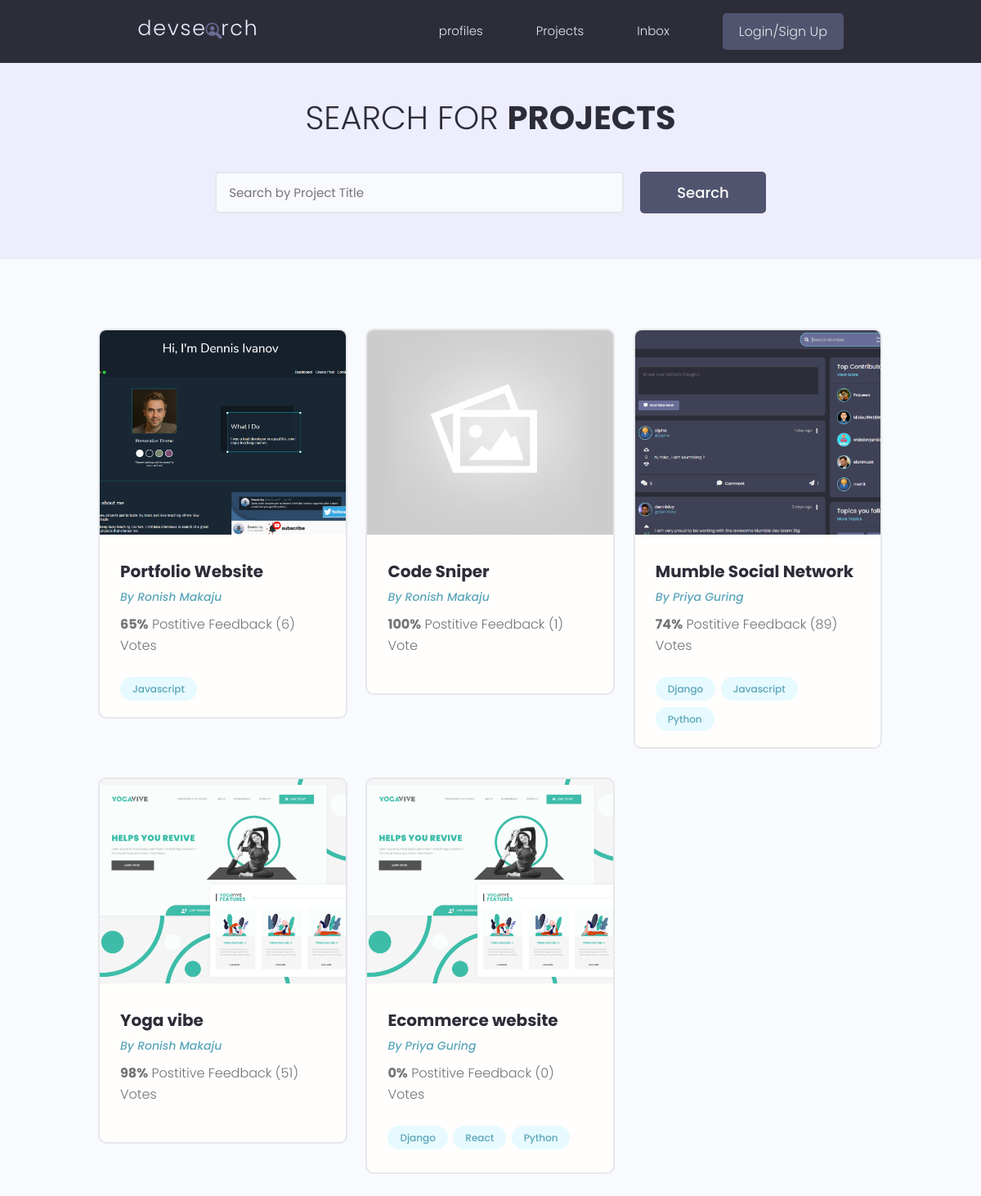
/projects/, run on the app's committed database.
### projects/models.py (models this page shows, shortened)
class Project(models.Model):
    owner = models.ForeignKey(Profile, null=True, blank=True, on_delete=models.SET_NULL)
    title = models.CharField(max_length=200)
    description = models.TextField(null=True, blank=True)
    featured_image = models.ImageField(null=True, blank=True, default="default.jpg")
    demo_link = models.CharField(max_length=2000, blank=True, null=True)
    source_link = models.CharField(max_length=2000, null=True, blank=True)
    tags = models.ManyToManyField(
        "Tag", blank=True
    )  # tag class mathi bhako bhaye cotes chai daina
    vote_total = models.IntegerField(default=0, null=True, blank=True)
    vote_ratio = models.IntegerField(default=0, null=True, blank=True)
    created = models.DateTimeField(auto_now_add=True)
    id = models.UUIDField(
        default=uuid.uuid4, unique=True, primary_key=True, editable=False
    )

class Tag(models.Model):
    name = models.CharField(max_length=400)
    created = models.DateTimeField(auto_now_add=True)
    id = models.UUIDField(
        default=uuid.uuid4, unique=True, primary_key=True, editable=False
    )
    def __str__(self):
        return self.name

### users/models.py (models this page shows, shortened)
class Profile(models.Model):
    user = models.OneToOneField(User, on_delete=models.CASCADE, null=True, blank=True)
    name = models.CharField(max_length=200, blank=True, null=True)
    username = models.CharField(max_length=200, blank=True, null=True)
    location = models.CharField(max_length=200, blank=True, null=True)
    email = models.EmailField(max_length=500, blank=True, null=True)
    short_intro = models.CharField(max_length=200, blank=True, null=True)
    bio = models.TextField(blank=True, null=True)
    profile_image = models.ImageField(
        null=True,
        blank=True,
        upload_to="profiles/",
        default="profiles/user-default.png",
    )
    Social_github = models.CharField(max_length=200, blank=True, null=True)
    Social_twitter = models.CharField(max_length=200, blank=True, null=True)
    Social_linkedin = models.CharField(max_length=200, blank=True, null=True)
    Social_youtube = models.CharField(max_length=200, blank=True, null=True)
    Social_website = models.CharField(max_length=200, blank=True, null=True)
    id = models.UUIDField(
        default=uuid.uuid4, unique=True, primary_key=True, editable=False
    )
    created = models.DateTimeField(auto_now_add=True)

### projects/views.py (the view)
# urls.py: path("projects/", include("projects.urls")),
def projects(request):
    projects, search_query = searchProjects(request)
    context = {"projectsList": projects, "search_query": search_query}
    return render(request, "projects/projects.html", context)

### projects/utils.py (called while the page is built)
def searchProjects(request):
    search_query = ""
    if request.GET.get("text"):
        search_query = request.GET.get("text")
    projects = Project.objects.distinct().filter(
        Q(title__icontains=search_query)
        | Q(owner__name__icontains=search_query)
        | Q(description__icontains=search_query)
        | Q(tags__name__icontains=search_query)
    )
    return projects, search_query

### projects/templates/projects/projects.html (shortened to what this page needs)
{% extends 'main.html'%}
{% block content%}
<main class="projects">
    <section class="hero-section text-center">
        <div class="container container--narrow">
            <div class="hero-section__box">
                <h2>Search for <span>Projects</span></h2>
            </div>
            <div class="hero-section__search">
                <form class="form" action="{% url 'projects'%}" method="get">
                    <div class="form__field">
                        <input class="input input--text" id="formInput#search" type="text" name="text"
                            value="{{search_query}}" placeholder="Search by Project Title" />
                    </div>
                    <input class="btn btn--sub btn--lg" type="submit" value="Search" />
                </form>
            </div>
        </div>
    </section>
    <section class="projectsList">
        <div class="container">
            <div class="grid grid--three">
                {% for projectsList in projectsList%}
                <div class="column">
                    <div class="card project">
                        <a href="{%url 'project' projectsList.id%}" class="project">
                            <img class="project__thumbnail" src="{{projectsList.featured_image.url}}"
                                alt="project thumbnail" />
                            <div class="card__body">
                                <h3 class="project__title">{{projectsList.title}}</h3>
                                <p><a class="project__author" href="{%url 'user-profile' projectsList.owner.id %}">By
                                        {{projectsList.owner.name}}</a></p>
                                <p class="project--rating">
                                    <span style="font-weight: bold;">{{projectsList.vote_ratio}}%</span> Postitive
                                    Feedback ({{projectsList.vote_total}}) Vote{{projectsList.vote_total|pluralize:"s"}}
                                </p>
                                <div class="project__tags">
                                    {%for tags in projectsList.tags.all%}
                                    <span class="tag tag--pill tag--main">
                                        <small>{{tags}}</small>
                                    </span>
                                    {%endfor%}
                                </div>
                            </div>
                        </a>
                    </div>
                </div>
                {%endfor%}
            </div>
        </div>
    </section>
</main>
{% endblock content %}

### static/styles/app.css (style rules this page uses)
:root { --color-sub: #2d2d39; }
.btn--sub { background-color: var(--color-sub-light); }
.card { border: 2px solid var(--color-light); }
img { width: 100%; }
.hero-section { height: 40vh; display: flex; align-items: center; background-color: var(--color-sub); }
.hero-section__box { margin-bottom: 4rem; }
.hero-section__box>h2, .hero-section__box>h2>span { font-size: 4rem; color: var(--color-light); line-height: 1.3; text-transform: uppercase; }
.hero-section__box>h2 { font-weight: 300; }
.hero-section__box>h2>span { font-weight: 700; }
.hero-section__search>.form { display: flex; align-items: center; justify-content: center; gap: 2rem; }
.hero-section__search>.form input.input--text { width: 50rem; }
.project__author { font-size: 1.4rem; font-style: italic; }
.project--rating { margin-bottom: 1.6em; margin-top: .5em; }
.projects>.hero-section { background: var(--color-sub-lighter); height: 30vh; }
.projects .hero-section__box { margin-bottom: 2.5rem; }
.projects .hero-section__box>h2 { color: var(--color-sub); }
.projects .hero-section__box>h2>span { font-weight: 700; color: var(--color-sub); }
.projectsList { margin-top: 8rem; }
.project__thumbnail { height: 25rem; object-fit: cover; object-position: top center; }
.project__title { font-size: 2rem; font-weight: 700; color: var(--color-sub); }

### static/uikit/styles/modules/_variables.css (style rules this page uses)
:root { --color-main: #5aa5b9; --color-main-light: #e6faff; --color-sub: #3f4156; --color-sub-light: #51546e; --color-sub-lighter: #ededfd; --color-text: #737373; --color-gray: #8b8b8b; --color-light: #e5e7eb; --color-light-gray: #767676; --color-bg: #f8fafd; --color-white: #fffefd; --color-white-light: #f3f3f3; --color-success: #359e64; --color-success-bg: #def8e8; --color-error: #fc4b0b; --color-error-bg: #fff2ee; --font-base: 'Poppins', arial, helvetica, 'Segoe UI', roboto, ubuntu, sans-serif; --font-monospace: 'Fira Code', 'Courier New', courier, monospace; --font-regular: 300; --font-medium: 500; --font-bold: 700; --generic-shadow: 1px 1px 5px #00000010; --generic-transition: all 0.3s ease-in-out; }

### static/uikit/styles/modules/_base.css (style rules this page uses)
* { margin: 0; padding: 0; box-sizing: border-box; text-rendering: optimizeLegibility; color: inherit; font-size: inherit; }
html { font-size: 50%; }
@media only screen and (min-width: 480px) { html { font-size: 56.25%; } }
@media only screen and (min-width: 1200px) { html { font-size: 62.5%; } }
body { line-height: 1.6; font-weight: 400; font-size: 1.5rem; color: var(--color-text); background-color: var(--color-bg); min-height: 100vh; }

### static/uikit/styles/modules/_typography.css (style rules this page uses)
* { font-family: var(--font-base); }
h2 { font-size: 3.6rem; font-weight: var(--font-bold); }
h3 { font-size: 3.2rem; font-weight: var(--font-medium); }
p, span, strong { font-size: 1.6rem; color: var(--color-text); font-weight: var(--font-regular); }
a { padding-bottom: 2px; text-decoration: none; display: inline-block; color: var(--color-main); font-weight: var(--font-medium); }

### static/uikit/styles/modules/_utilities.css (style rules this page uses)
.container { width: 92%; max-width: 165rem; margin: 0 auto; box-sizing: border-box; }
.container--narrow { width: 92%; max-width: 120rem; }
@media screen and (min-width: 1000px) { .container { width: 90%; } }
@media screen and (min-width: 1000px) { .container--narrow { width: 85%; } }
@media screen and (min-width: 1200px) { .container { width: 80%; } }
@media screen and (min-width: 1200px) { .container--narrow { width: 72%; } }
.text-center { text-align: center; }

### static/uikit/styles/modules/_button.css (style rules this page uses)
.btn { display: inline-block; position: relative; cursor: pointer; background-color: var(--color-light); font-weight: var(--font-medium); color: var(--color-sub); text-decoration: none; padding: 1rem 2rem; border-radius: 0.5rem; border: none; width: -webkit-fit-content; width: -moz-fit-content; width: fit-content; height: -webkit-fit-content; height: -moz-fit-content; height: fit-content; font-size: 1.6rem; outline-width: 0; outline-color: transparent; -webkit-backface-visibility: hidden; backface-visibility: hidden; transition: all 0.3s ease-in-out; }
.btn--sub { background-color: var(--color-sub); color: var(--color-white); }
.btn--lg { font-size: 1.8rem; padding: 1.2rem 4.5rem; }

### static/uikit/styles/modules/_card.css (style rules this page uses)
.card { border-radius: 1rem; background-color: var(--color-white); border: 1.5px solid var(--color-light); width: auto; height: auto; margin-top: 0.5rem; margin-bottom: 0.5rem; overflow: hidden; }
.card__body, .card__header { padding: 2rem 2.5rem; }

### data on the page
Project: featured_image (picture), title "Portfolio Website", owner.name "Ronish Makaju", vote_ratio "65", vote_total "6"
Tag: name "Javascript"
Project: featured_image (placeholder picture), title "Code Sniper", owner.name "Ronish Makaju", vote_ratio "100", vote_total "1"
Project: featured_image (picture), title "Mumble Social Network", owner.name "Priya Guring", vote_ratio "74", vote_total "89"
Tag: name "Django"
Tag: name "Python"
Project: featured_image (picture), title "Yoga vibe", owner.name "Ronish Makaju", vote_ratio "98", vote_total "51"
Project: featured_image (picture), title "Ecommerce website", owner.name "Priya Guring", vote_ratio "0", vote_total "0"
Tag: name "React"
